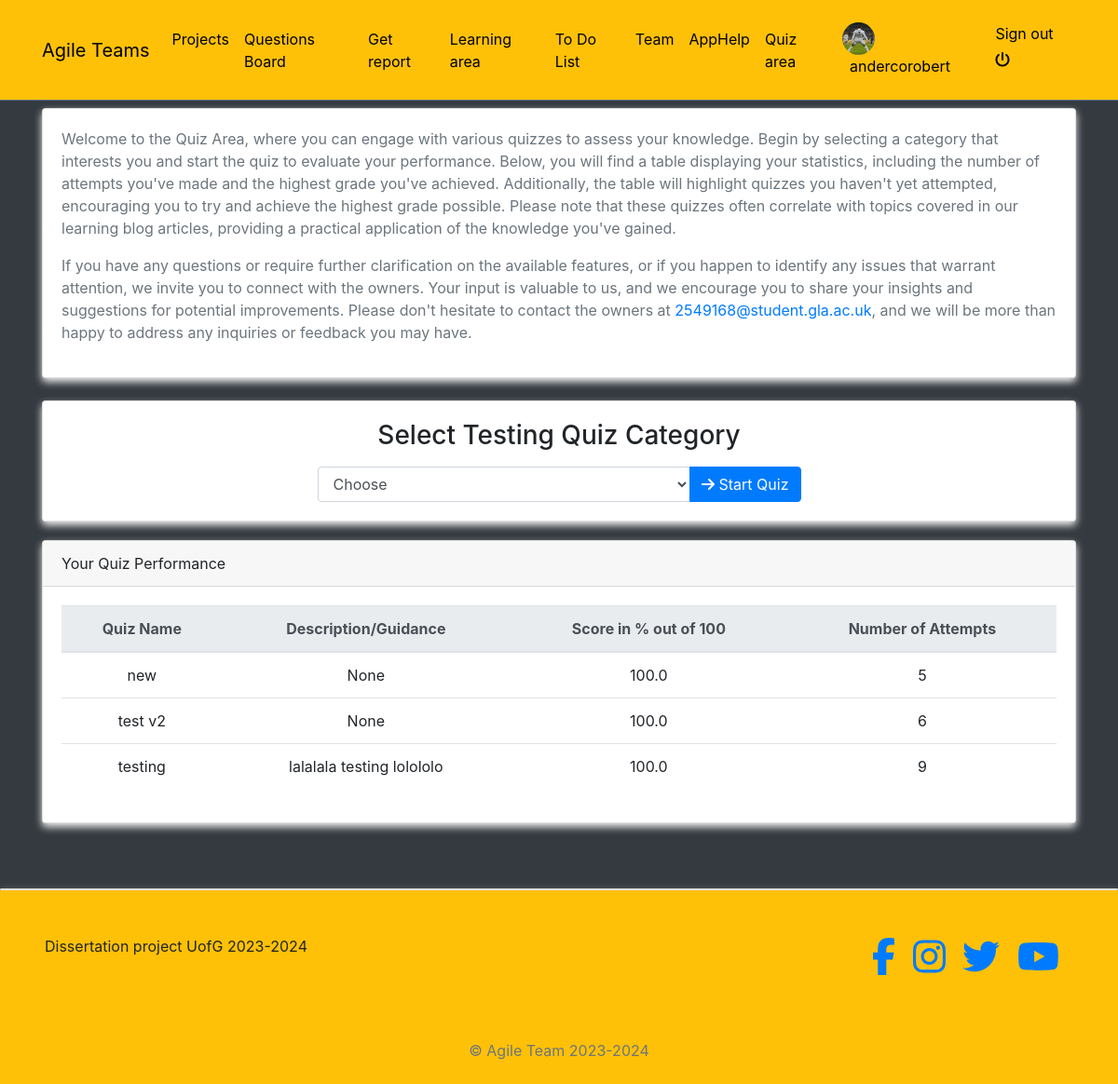
The page /quiz/home/ (signed in) on the database as committed earlier.
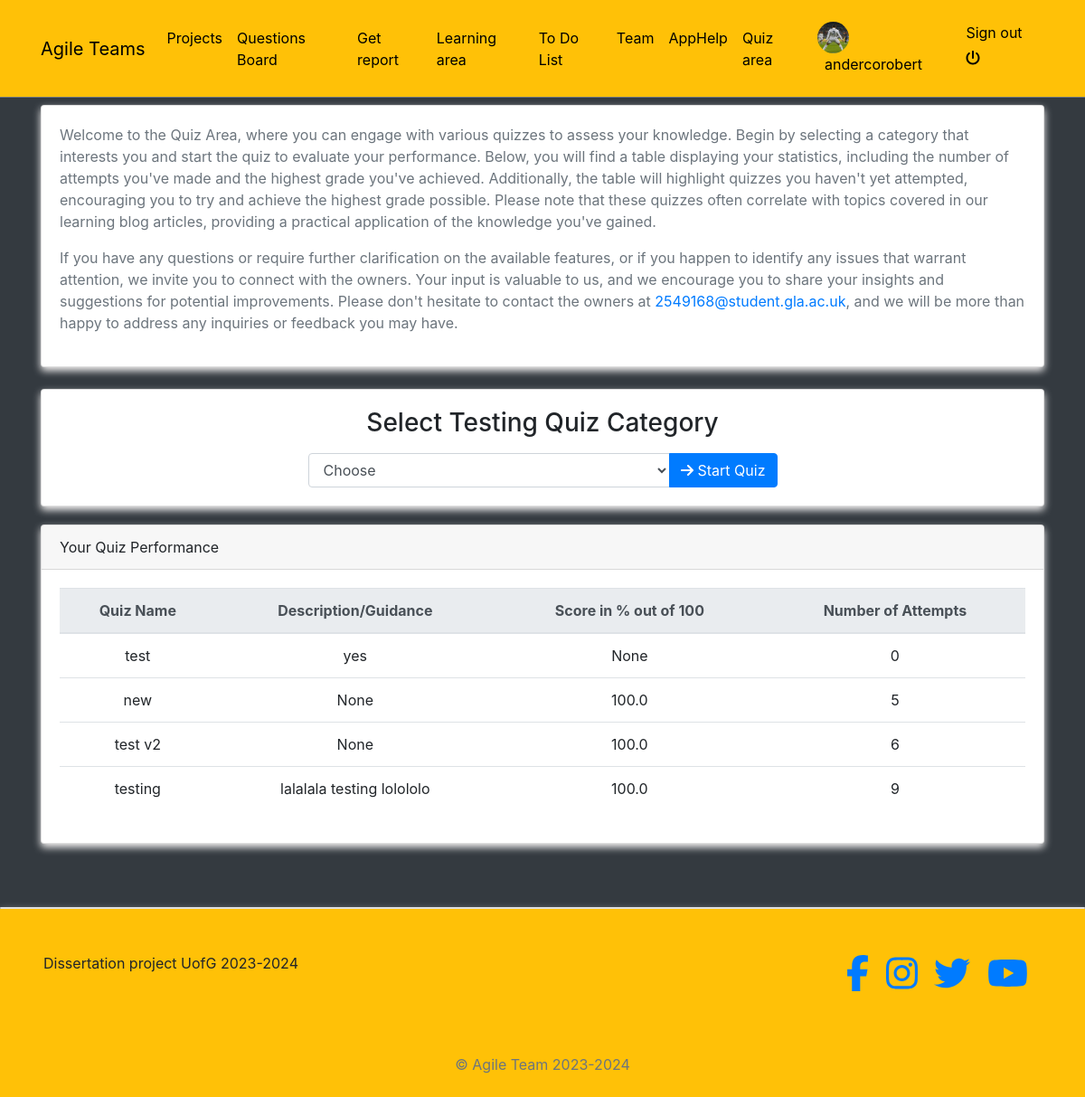
The same page on the database as committed later.
### quiz/models.py (models this page shows, shortened)
class BaseModel(models.Model):
    uid = models.UUIDField(primary_key=True, default=uuid.uuid4, editable=False)
    created_at = models.DateTimeField(auto_now_add=True)
    updated_at = models.DateTimeField(auto_now=True)
    class Meta:
        abstract = True

class Category(BaseModel):
    category_name = models.CharField(max_length=100)
    description = models.TextField(blank=True, null=True)

### quiz/views.py (the view)
# urls.py: 2. Add a URL to urlpatterns:  path('', views.home, name='home')
@login_required
def home(request):
    categories = Category.objects.all()
    quizzes_with_attempts = Category.objects.annotate(
        num_attempts=Count('quizscore', filter=Q(quizscore__user=request.user)),
        score=Max('quizscore__score', filter=Q(quizscore__user=request.user)),
        last_attempt_date=Max('quizscore__date_taken', filter=Q(quizscore__user=request.user))
    )
    context = {
        'categories': categories,
        'quizzes_with_attempts': quizzes_with_attempts
    }
    return render(request, 'qcategory.html', context)

### blogs/context_processors.py (called while the page is built)
def get_categories(request):
    categories = Category.objects.all()
    return dict(categories=categories)

### profiles/context_processors.py (called while the page is built)
def profile_pic(request):
    if request.user.is_authenticated:
        user = request.user
        try:
            profile_obj = Profile.objects.get(user=user)
            pic = profile_obj.profile_picture
        except Profile.DoesNotExist:
            pic = None
        return {'picture':pic}
    return {}

def get_profile(request):
    if request.user.is_authenticated:
        user = request.user
        try:
            profile_obj = Profile.objects.get(user=user)
        except Profile.DoesNotExist:
            pic = None
        return {'profile':profile_obj}
    return {}

### templates/qcategory.html (shortened to what this page needs)
{% extends 'base.html' %}
{% block content %}
{% if request.user.is_authenticated %}
<div class="container mt-5 pt-5">
    <div class="card">
        <div class="card-body">
            <p>Welcome to the Quiz Area, where you can engage with various quizzes to assess your knowledge. Begin by selecting a category that interests you and start the quiz to evaluate your performance.
                Below, you will find a table displaying your statistics, including the number of attempts you've made and the highest grade you've achieved. Additionally, the table will highlight quizzes you haven't yet attempted, encouraging you to try and achieve the highest grade possible. Please note that these quizzes often correlate with topics covered in our learning blog articles, providing a practical application of the knowledge you've gained.</p>
                <p>If you have any questions or require further clarification on the available features, or if you happen to identify any issues that warrant attention, we invite you to connect with the owners. Your input is valuable to us, and we encourage you to share your insights and suggestions for potential improvements. Please don't hesitate to contact the owners at <a href="mailto:2549168@student.gla.ac.uk">2549168@student.gla.ac.uk</a>, and we will be more than happy to address any inquiries or feedback you may have.</p>
        </div>
    </div>
    <div class="card mt-4">
        <div class="card-body">
            <h3 class="text-center">Select Testing Quiz Category</h3>
            <div class="row mt-3">
                <div class="col-md-6 col-lg-6 mx-auto">
                    <form id="quizForm" action="{% url 'quiz:quiz' %}" method='get'>
                        <div class="input-group">
                            <select name="category" id="categorySelect" class="form-control">
                                <option value="">Choose</option>
                            </select>
                            <div class="input-group-append">
                                <button type='submit' class="btn btn-primary"><i class="fa fa-arrow-right"></i> Start Quiz</button>
                            </div>
                        </div>
                    </form>
                </div>
            </div>
        </div>
    </div>
    <div class="mb-4">
        <div class="card" style = 'margin-top: 20px;'>
            <div class="card-header">Your Quiz Performance</div>
            <div class="card-body overflow-auto">
                <table class="table">
                    <thead class="thead-light">
                        <tr class="text-center">
                            <th scope="col">Quiz Name</th>
                            <th scope="col">Description/Guidance</th>
                            <th scope="col">Score in % out of 100</th>
                            <th scope="col">Number of Attempts</th>
                        </tr>
                    </thead>
                    <tbody>
                        {% for quiz in quizzes_with_attempts %}
                        <tr class="text-center">
                            <td>{{ quiz.category_name }}</td>
                            <td>{{ quiz.description }}</td>
                            <td>{{ quiz.score }}</td>
                            <td>{{ quiz.num_attempts }}</td>
                        </tr>
                        {% empty %}
                        <tr>
                            <td colspan="4" class="text-center">No quizzes taken yet.</td>
                        </tr>
                        {% endfor %}
                    </tbody>
                </table>
            </div>
        </div>
    </div>
</div>
<div class="card" style="margin-top: 70px;">
</div>
{% else %}
<div class="text-center h3" style="margin-top: 70px;">Please log in to access the quiz.</div>
{% endif %}
{% endblock %}

Rows that differ between the two databases and show on the page:
added Category: category_name "test", description "yes", score "None", num_attempts "0"
